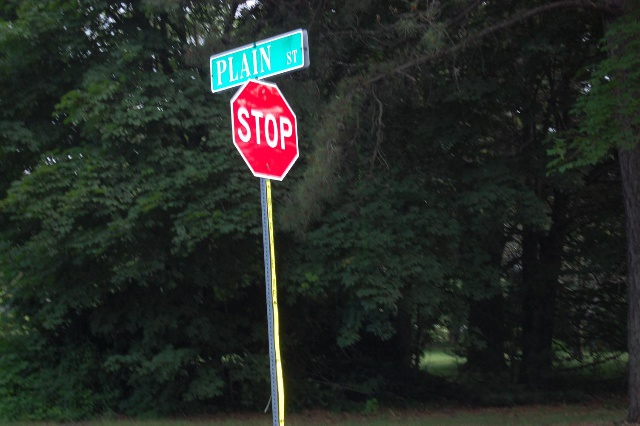
#> input picture Lab 4/stop0.jpg, 640 x 426 px
$ python main.py
#> lines starting #> are read from the running program, lines starting #| are printed output that depends on the picture; after the words box and inside, x2 and y2 are one past the last pixel; in counts of white or black regions, pixels touching at a corner belong together
#Name: Peter Kohler
#Course: CSCI 507
#Assignment: Lab 4
#Date: 9/17/21

import numpy as np
import cv2


def lab_func(input_img, low_thresholds, high_thresholds):
    #Read input_img from directory and create HSV conversions

#> called with input_img = 'stop0.jpg'
    bgr_image = cv2.imread(input_img)
#> bgr_image is the input picture: shape (426, 640, 3); mean B, G, R 37, 41.7, 36.4
    image_height = bgr_image.shape[0]
#> image_height = 426
    image_width = bgr_image.shape[1]
#> image_width = 640

    #convert to HSV image
    hsv_image = cv2.cvtColor(bgr_image, cv2.COLOR_BGR2HSV)
#> hsv_image: shape (426, 640, 3); mean H, S, V 71, 56.8, 45.3

    #split into different bands
    planes = cv2.split(hsv_image)

    # [9 lines of commented-out code are left out]

    while True:
        #create output thresholded image
        thresh_img = np.full((image_height, image_width), 255, dtype=np.uint8)
        for i in range(3):
        # [5 lines of commented-out code are left out]

            _, low_img = cv2.threshold(planes[i], low_thresholds[i], 255, cv2.THRESH_BINARY)
            _, high_img = cv2.threshold(planes[i], high_thresholds[i], 255, cv2.THRESH_BINARY_INV)

            thresh_band_img = cv2.bitwise_and(low_img, high_img)
        #    cv2.imshow(windowNames[i], thresh_band_img)

            # AND with output thresholded image
            thresh_img = cv2.bitwise_and(thresh_img, thresh_band_img)
#> this loop made 3 passes
#> pass 1, in lab_func, `_, low_img = cv2.threshold(planes[i], low_thresholds[i], 255, cv2.THRE..`:
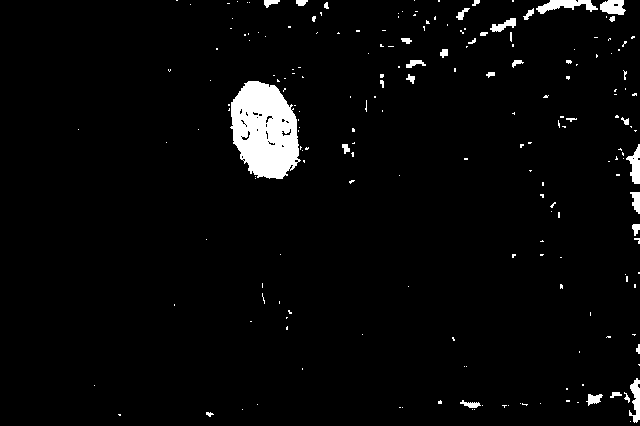
#> low_img: shape (426, 640); 3.2% white; 203 white regions (170 under 20 px), largest, box (x1, y1, x2, y2) and area: (230, 81, 301, 179) 5014, (536, 0, 598, 14) 436, (626, 144, 640, 184) 303
#> pass 2, in lab_func, `_, low_img = cv2.threshold(planes[i], low_thresholds[i], 255, cv2.THRE..`:
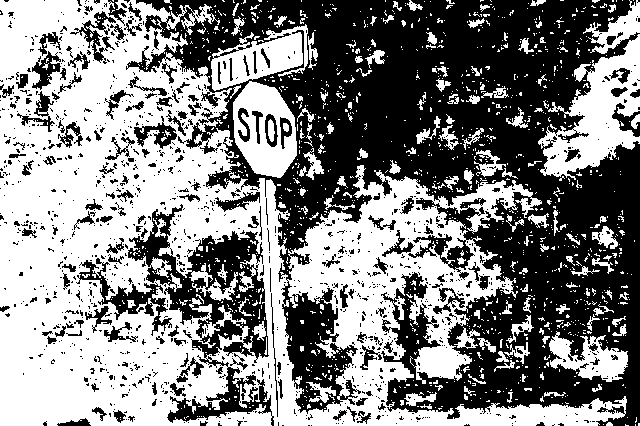
#> low_img: shape (426, 640); 51.8% white; 1236 black regions (1073 under 20 px), largest, box (x1, y1, x2, y2) and area: (126, 0, 640, 426) 102488, (128, 204, 274, 426) 10026, (76, 258, 172, 336) 1605
#> pass 2, in lab_func, `thresh_img = cv2.bitwise_and(thresh_img, thresh_band_img)`:
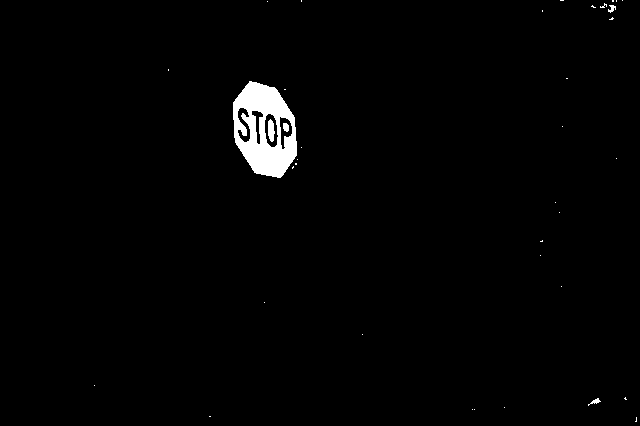
#> thresh_img: shape (426, 640); 1.5% white; 38 white regions (33 under 20 px), largest, box (x1, y1, x2, y2) and area: (233, 81, 297, 178) 3795, (268, 119, 275, 142) 120, (283, 123, 289, 132) 45, (588, 398, 601, 406) 38, (608, 5, 616, 13) 37
#> after the loop:
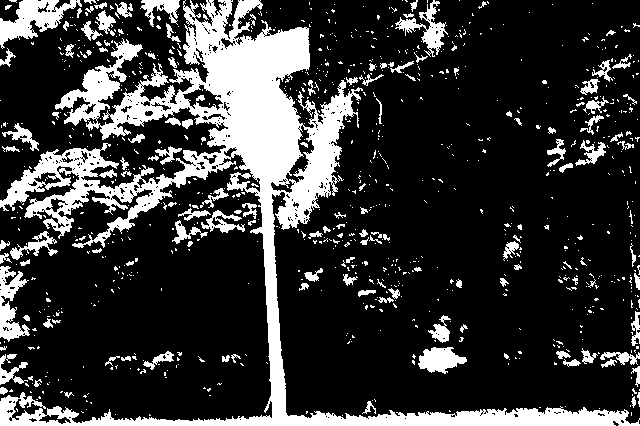
#> low_img: shape (426, 640); 21.6% white; 893 white regions (756 under 20 px), largest, box (x1, y1, x2, y2) and area: (0, 0, 640, 426) 40868, (0, 0, 82, 49) 1710, (0, 266, 30, 342) 1122
#> after the loop:
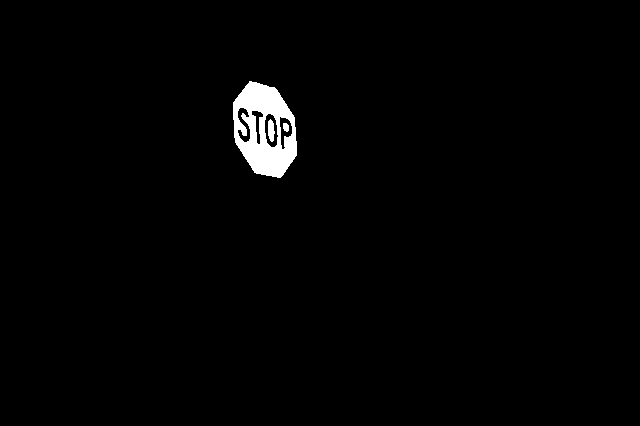
#> thresh_img: shape (426, 640); 1.5% white; 3 white regions, box (x1, y1, x2, y2) and area: (233, 81, 297, 178) 3795, (268, 119, 275, 142) 120, (283, 123, 289, 132) 45

        #cv2.imshow("Output Thresholded Image", thresh_img)

        #create Disk structuring element
        kernel = cv2.getStructuringElement(cv2.MORPH_ELLIPSE, (5, 10))
        #Opening Morphological Operation
        filtered_img = cv2.morphologyEx(thresh_img, cv2.MORPH_CLOSE, kernel)
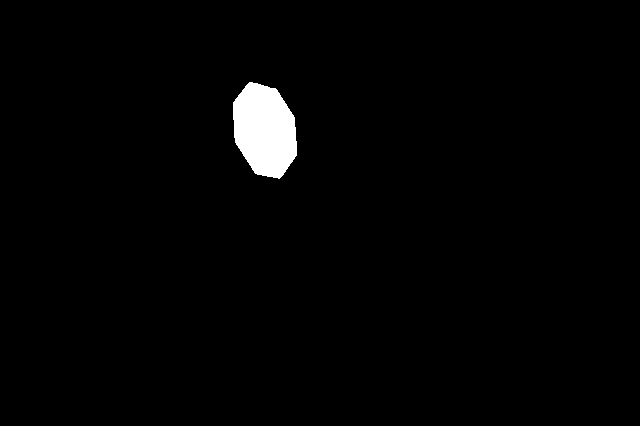
#> filtered_img: shape (426, 640); 1.7% white; 1 white region, box (x1, y1, x2, y2) and area: (233, 82, 297, 179) 4679
        #Closing Morphological Operation
        filtered_img = cv2.morphologyEx(filtered_img, cv2.MORPH_OPEN, kernel)
#> filtered_img: shape (426, 640); 1.7% white; 1 white region, box (x1, y1, x2, y2) and area: (233, 83, 297, 179) 4676

        cv2.imshow("Cleaned Up Image", filtered_img)
        cv2.imwrite(input_img+" Filtered", filtered_img)
        if not cv2.waitKey(100) == -1:
#> (key Esc is pressed here)
            break

def nothing(x):
    pass

if __name__ == '__main__':
    low_threshold = [136, 50, 52]
    high_threshold = [255, 255, 255]
    img_names = ["stop0.jpg", "stop1.jpg", "stop2.jpg", "stop3.jpg", "stop4.jpg"]

    print("Threshold Values Used: \t\t\t(H, S, V)")
    print("Low: \t\t\t\t\t\t", low_threshold)
    print("High: \t\t\t\t\t\t", high_threshold)

    print("Size of Morphological Elements Used: 5x10 Ellipse")


    for i in range(5):
        lab_func(img_names[i], low_threshold, high_threshold)
#> pass 2 of the loop `for i in range(5):`:
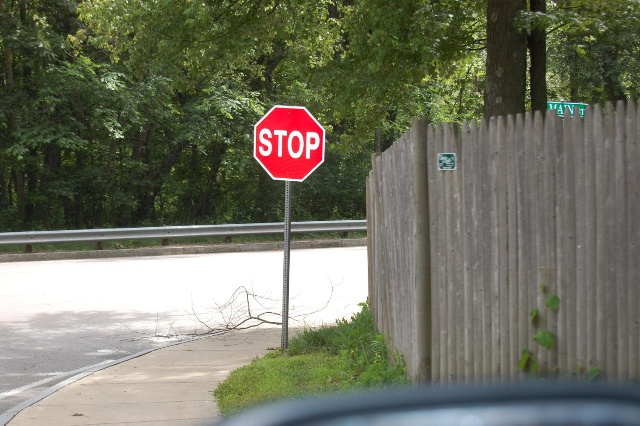
#> input picture Lab 4/stop1.jpg, 640 x 426 px
#> in lab_func, bgr_image is the input picture: shape (426, 640, 3); mean B, G, R 97.7, 114.1, 112.8
#> hsv_image: shape (426, 640, 3); mean H, S, V 37.5, 65.7, 119.3
#> the loop in lab_func (call 2), `for i in range(3): #    low_val = cv2.getTrackbarPos("Low", windowName..` made 3 passes
#> pass 1, in lab_func (call 2), `_, low_img = cv2.threshold(planes[i], low_thresholds[i], 255, cv2.THRE..`:
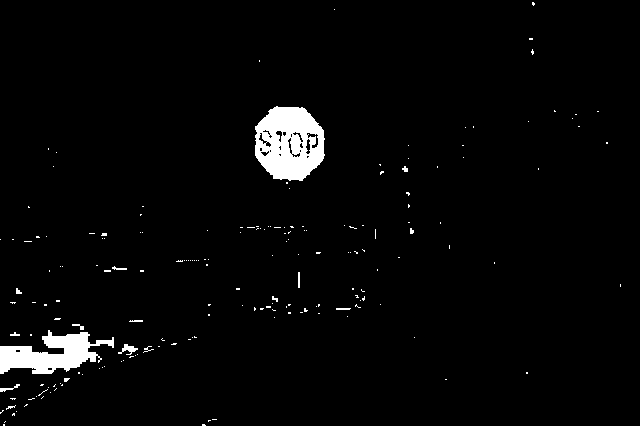
#> low_img: shape (426, 640); 2.8% white; 188 white regions (174 under 20 px), largest, box (x1, y1, x2, y2) and area: (255, 106, 325, 181) 3822, (0, 330, 114, 374) 2605, (118, 344, 138, 355) 96
#> in lab_func (call 2), `filtered_img = cv2.morphologyEx(thresh_img, cv2.MORPH_CLOSE, kernel)`:
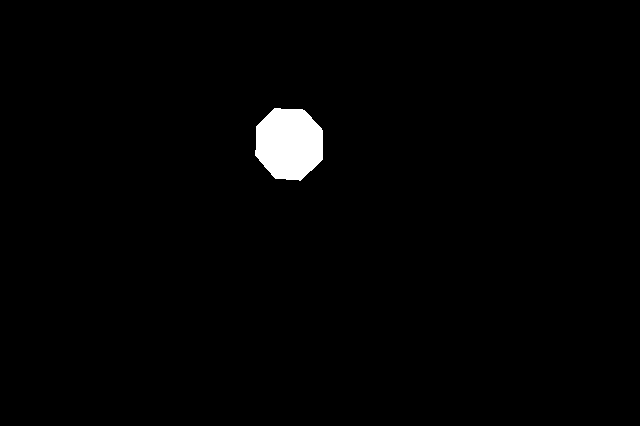
#> filtered_img: shape (426, 640); 1.4% white; 1 white region, box (x1, y1, x2, y2) and area: (255, 108, 323, 181) 3951
#> (key Enter is pressed here)
#> pass 3 of the loop `for i in range(5):`:
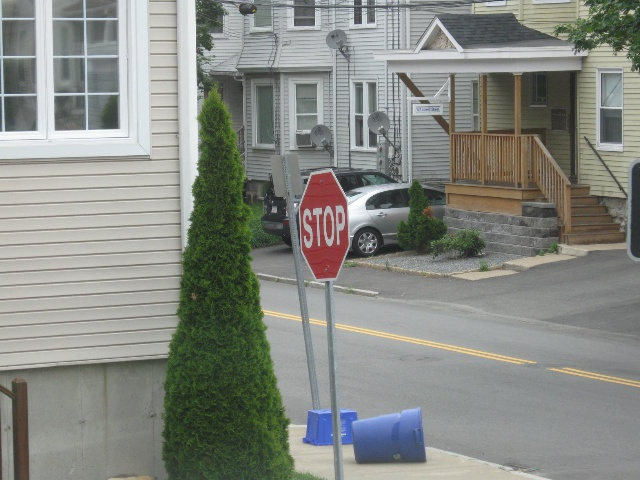
#> input picture Lab 4/stop2.jpg, 640 x 480 px
#> in lab_func, bgr_image is the input picture: shape (480, 640, 3); mean B, G, R 130.5, 136.6, 133.9
#> hsv_image: shape (480, 640, 3); mean H, S, V 60.7, 30.1, 140.2
#> after the loop in lab_func (call 3), `for i in range(3):`:
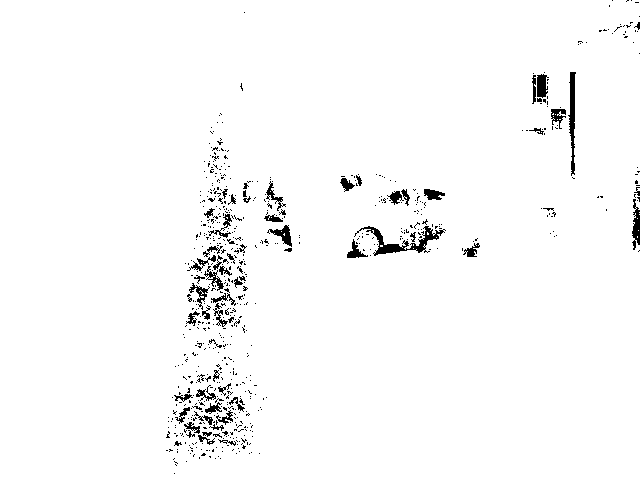
#> low_img: shape (480, 640); 97.6% white; 670 black regions (606 under 20 px), largest, box (x1, y1, x2, y2) and area: (354, 226, 446, 256) 693, (568, 72, 576, 176) 442, (632, 199, 640, 250) 250
#> in lab_func (call 3), `filtered_img = cv2.morphologyEx(thresh_img, cv2.MORPH_CLOSE, kernel)`:
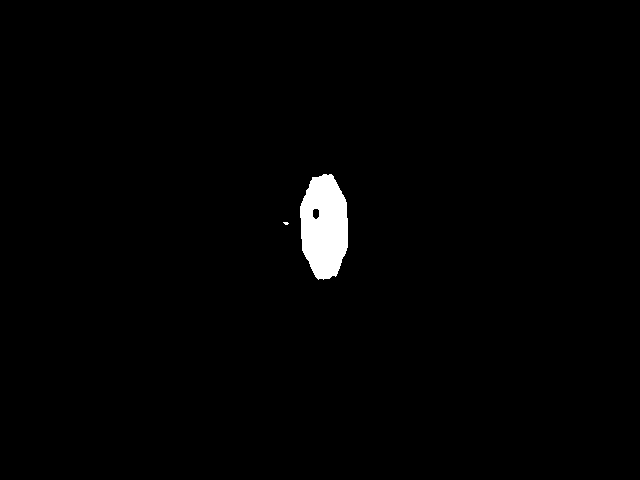
#> filtered_img: shape (480, 640); 1.3% white; 2 white regions (1 under 20 px), largest, box (x1, y1, x2, y2) and area: (300, 174, 348, 280) 3951
#> the loop made 5 passes; the first 3 are shown
